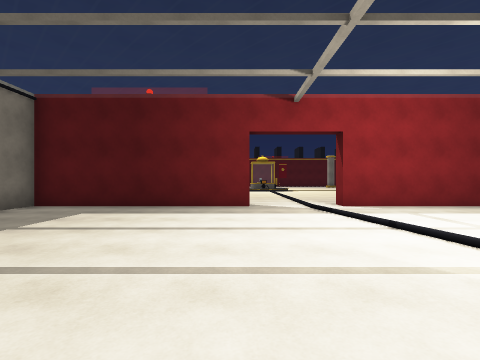
View 1 (above)

21 first-person views from a walk through a Unity game level. The camera is 1.4 m above the floor, looks level and sees 85° across. The floor is counted in squares, 2 m on a side. Each view is taken from the middle of a square. On the plan, view 1 faces up. The plan holds only what a view shows up to about 9 squares ahead; the rest is blank. The place goes on beyond the plan. The player is left out. Door leaves are left out, so doorways stand open.

View 2
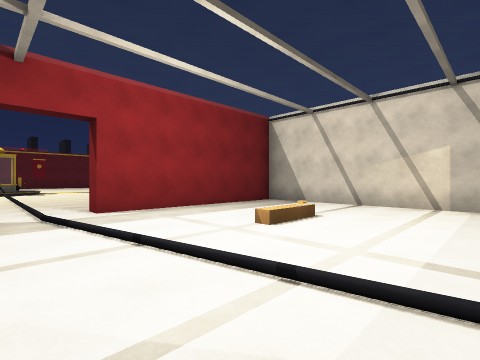

View 3
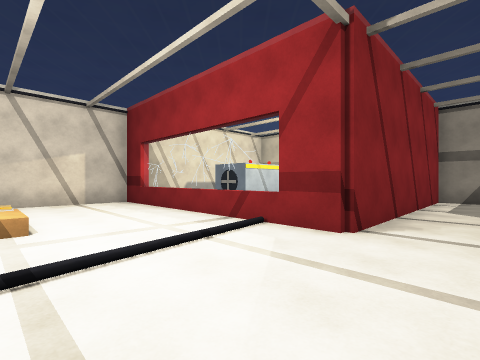

View 4
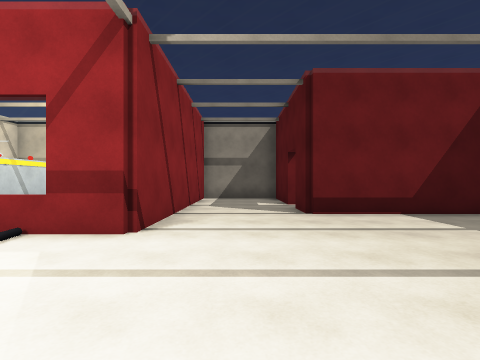

View 5
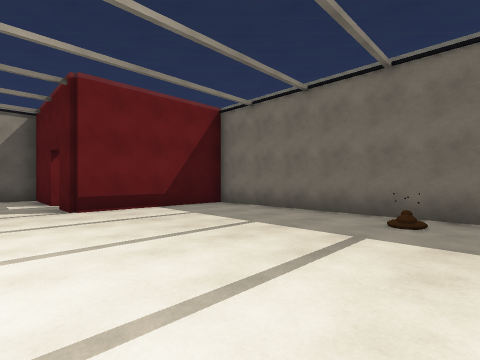

View 6
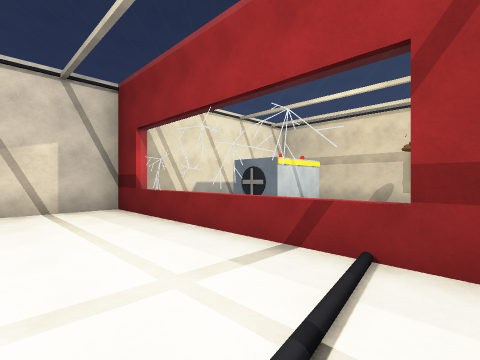

View 7
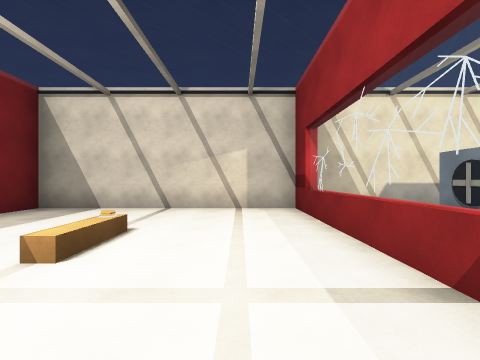

View 8
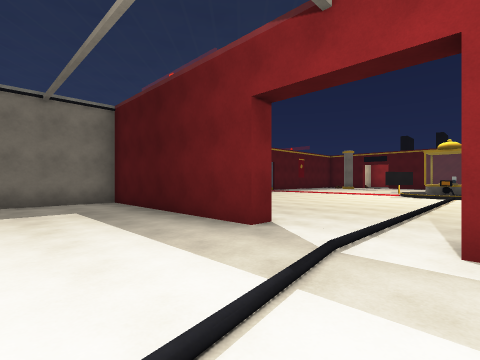

View 9
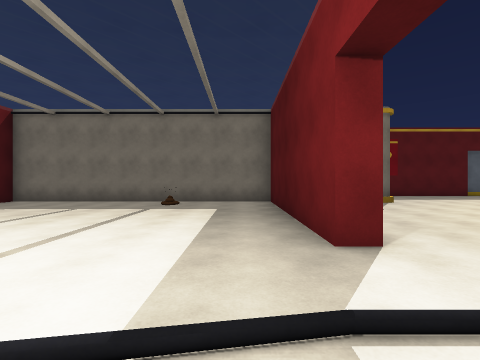

View 10
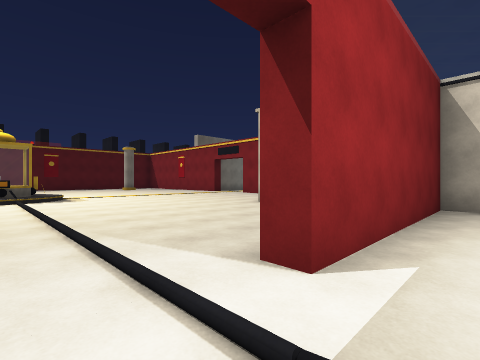

View 11
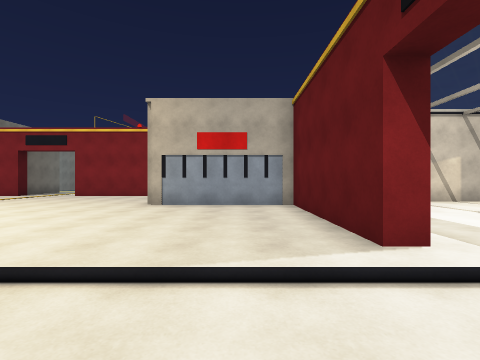

View 12
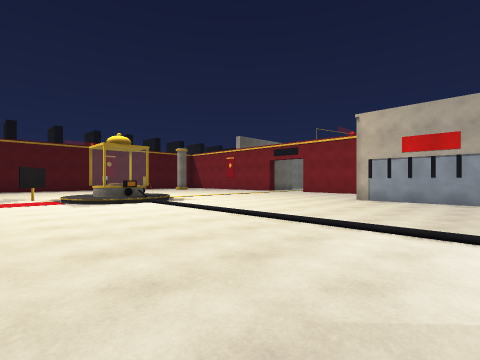

View 13
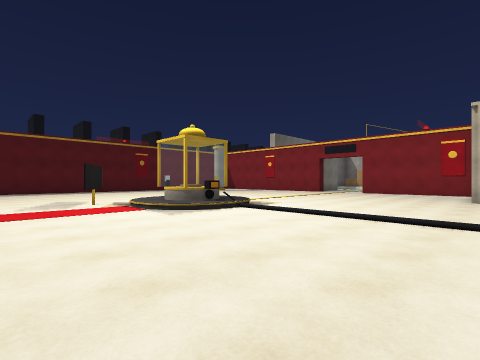

View 14
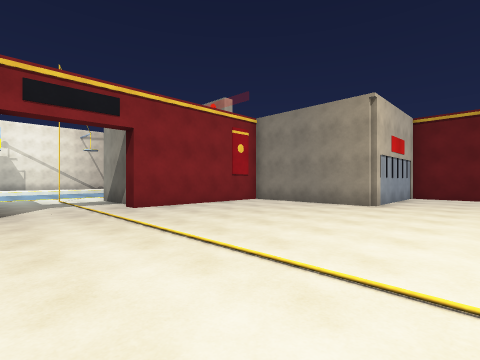

View 15
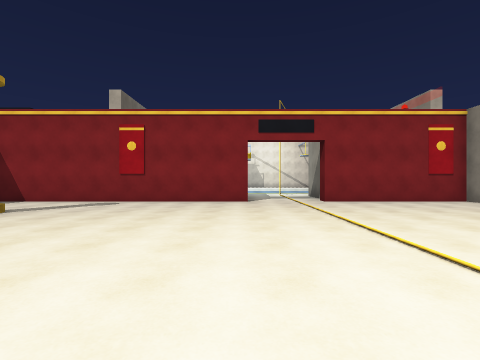

View 16
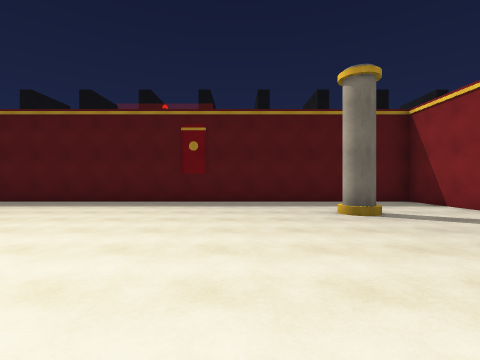

View 17
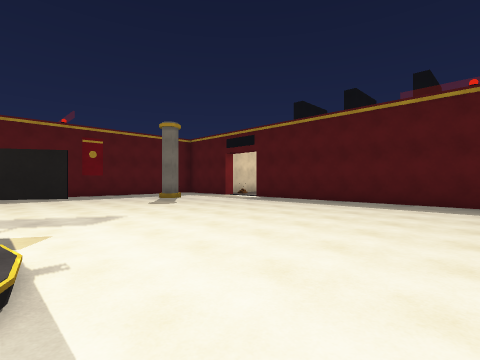

View 18
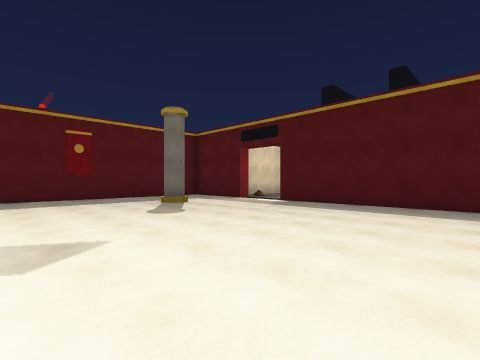

View 19
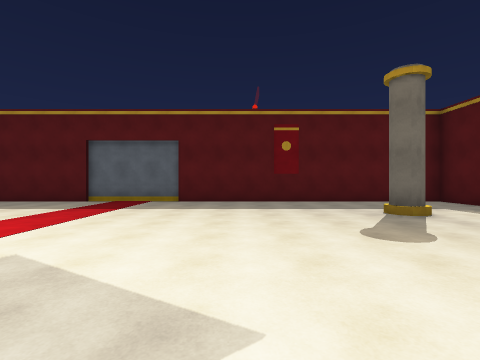

View 20
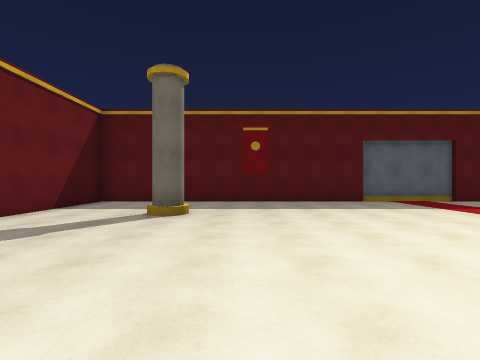

View 21
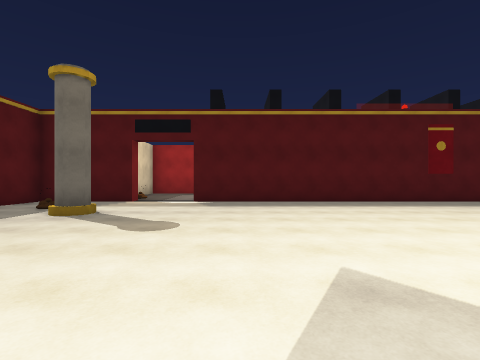

### Floor plan
Points are (right, up) in squares from view 1. A wall is a line through its corners. A room is listed if a view was taken in it or the views show most of it. See-through windows are left out.
Room 1 (views 1, 2, 3, 4, 5, 6, 7, 8, 9, 10)
walls: (0.3, 7) (-5.5, 7) (-5.5, -1.4) (-1.4, -1.4) (-1.4, -2.5); (-1.4, -3.5) (-1.4, -6) (1.4, -6) (1.4, 0.6) (8.5, 0.6) (8.5, 7) (2.8, 7)
ways out: opening at (1, 7) to room 2; gap at (3, 7) to room 2
objects: other object (-5, 4)
Room 2 (views 11, 12, 13, 14, 15, 16, 17, 18, 19, 20, 21)
walls: (0.3, 7.5) (0.3, 7); (11.5, 18.8) (11.5, 27.5) (-3.5, 27.5); (2.8, 7) (2.8, 7.5) (7.4, 7.5) (7.4, 11.6) (11.5, 11.6) (11.5, 16.2) (12, 16.2); (-5.5, 27.5) (-8.5, 27.5) (-8.5, 7.5) (-4.9, 7.5); (12.6, 16) (14.5, 16)
ways out: opening at (1, 7) to room 1; gap at (3, 7) to room 1; opening at (14, 18)
objects: other object (-7, 26); other object (-1, 19) to (0, 20); other object (1, 17) to (2, 18); other object (2, 18); other object (2, 19)

Where each view was taken, in squares from view 1:
view 1: 0 up, 0 right, facing up
view 2: 1 up, 1 right, facing up-right
view 3: 4 up, 0 right, facing down-right
view 4: 4 up, 0 right, facing down
view 5: 5 up, 0 right, facing down-left
view 6: 3 up, 2 right, facing down-right
view 7: 2 up, 2 right, facing right
view 8: 4 up, 3 right, facing up-left
view 9: 6 up, 3 right, facing left
view 10: 6 up, 1 right, facing up-right
view 11: 9 up, 0 right, facing right
view 12: 8 up, 2 left, facing up-right
view 13: 11 up, 3 left, facing up-right
view 14: 19 up, 5 right, facing down-right
view 15: 19 up, 3 right, facing right
view 16: 19 up, 6 right, facing up
view 17: 19 up, 4 right, facing up-left
view 18: 20 up, 2 right, facing up-left
view 19: 21 up, 0 right, facing left
view 20: 12 up, 0 right, facing left
view 21: 19 up, 2 left, facing up
